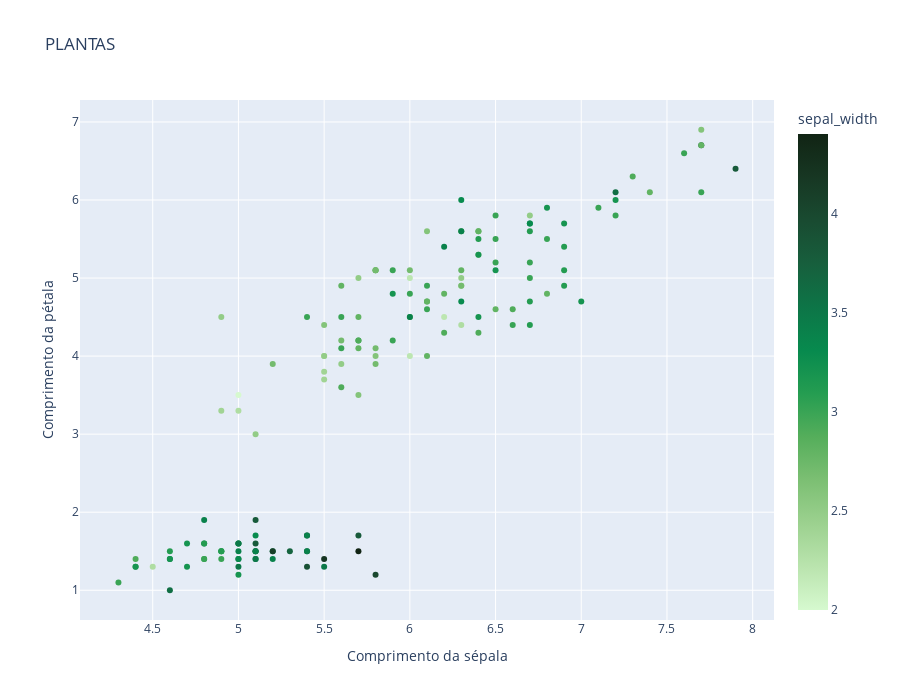

This figure's notebook cell:
### Code cell
px.scatter(df, x='sepal_length', y='petal_length', color='sepal_width',
           color_continuous_scale=px.colors.sequential.algae,
           title="PLANTAS",
           labels={'sepal_length': 'Comprimento da sépala',
                   'petal_length': 'Comprimento da pétala'},
           height=700, width=900)

### Figure 1 — Plotly figure (JSON) as saved in the notebook; plotly's stock layout.template omitted (floating-point values rounded to 4 significant figures; data arrays with more than 128 entries replaced by an {"elided": "..."} marker saying what was removed)
{"data": [{"hovertemplate": "Comprimento da sépala=%{x}<br>Comprimento da pétala=%{y}<br>sepal_width=%{marker.color}<extra></extra>", "legendgroup": "", "marker": {"color": {"elided": "150 float values"}, "coloraxis": "coloraxis", "symbol": "circle"}, "mode": "markers", "name": "", "orientation": "v", "showlegend": false, "type": "scatter", "x": {"elided": "150 float values"}, "xaxis": "x", "y": {"elided": "150 float values"}, "yaxis": "y"}], "layout": {"coloraxis": {"colorbar": {"title": {"text": "sepal_width"}}, "colorscale": [[0, "rgb(214, 249, 207)"], [0.09091, "rgb(186, 228, 174)"], [0.1818, "rgb(156, 209, 143)"], [0.2727, "rgb(124, 191, 115)"], [0.3636, "rgb(85, 174, 91)"], [0.4545, "rgb(37, 157, 81)"], [0.5455, "rgb(7, 138, 78)"], [0.6364, "rgb(13, 117, 71)"], [0.7273, "rgb(23, 95, 61)"], [0.8182, "rgb(25, 75, 49)"], [0.9091, "rgb(23, 55, 35)"], [1, "rgb(17, 36, 20)"]]}, "height": 700, "legend": {"tracegroupgap": 0}, "title": {"text": "PLANTAS"}, "width": 900, "xaxis": {"anchor": "y", "domain": [0, 1], "title": {"text": "Comprimento da sépala"}}, "yaxis": {"anchor": "x", "domain": [0, 1], "title": {"text": "Comprimento da pétala"}}}}
